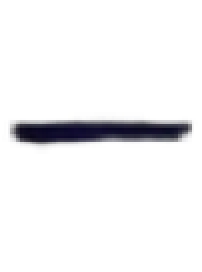
#> input picture python-server/letters/-.png, 101 x 136 px (shown 2 times larger)
$ python -i image_segmentation.py   (imports and definitions only)
#> lines starting #> are read from the running program, lines starting #| are printed output that depends on the picture; after the words box and inside, x2 and y2 are one past the last pixel; in counts of white or black regions, pixels touching at a corner belong together
import cv2
import numpy as np

def thresholding(image):
    img_gray = cv2.cvtColor(image,cv2.COLOR_BGR2GRAY)
    ret,thresh = cv2.threshold(img_gray,80,255,cv2.THRESH_BINARY_INV)
    return thresh


def turn_word_image_in_black_and_white(words_list, img):
  words_rgb_baw = []

  for i in range(0, len(words_list)):
    word = words_list[i]
    roi = img[word[1]:word[3], word[0]:word[2]]

    grayImage = cv2.cvtColor(roi, cv2.COLOR_BGR2GRAY)
    (thresh, blackAndWhiteImage) = cv2.threshold(grayImage, 230, 245, cv2.THRESH_BINARY + cv2.THRESH_OTSU)
    RGB_img = cv2.cvtColor(blackAndWhiteImage, cv2.COLOR_BGR2RGB)
    words_rgb_baw.append(RGB_img)
  return words_rgb_baw


def extract_words_from_image(image_as_pil):
    img = np.array(image_as_pil)
    # Convert RGB to BGR
    img = img[:, :, ::-1].copy()
    img = cv2.cvtColor(img, cv2.COLOR_BGR2RGB)

    h, w, c = img.shape

    if w > 1000:
        new_w = 1000
        ar = w / h
        new_h = int(new_w / ar)

        img = cv2.resize(img, (new_w, new_h), interpolation=cv2.INTER_AREA)
    thresh_img = thresholding(img);
    # dilation
    kernel = np.ones((3, 85), np.uint8)
    dilated = cv2.dilate(thresh_img, kernel, iterations=1)
    (contours, heirarchy) = cv2.findContours(dilated.copy(), cv2.RETR_EXTERNAL, cv2.CHAIN_APPROX_NONE)
    sorted_contours_lines = sorted(contours, key=lambda ctr: cv2.boundingRect(ctr)[1])  # (x, y, w, h)
    img2 = img.copy()

    for ctr in sorted_contours_lines:
        x, y, w, h = cv2.boundingRect(ctr)
        cv2.rectangle(img2, (x, y), (x + w, y + h), (40, 100, 250), 2)
    # dilation
    kernel = np.ones((3, 15), np.uint8)
    dilated2 = cv2.dilate(thresh_img, kernel, iterations=1)
    img3 = img.copy()
    words_list = []

    for line in sorted_contours_lines:

        # roi of each line
        x, y, w, h = cv2.boundingRect(line)
        roi_line = dilated2[y:y + h, x:x + w]

        # draw contours on each word
        (cnt, heirarchy) = cv2.findContours(roi_line.copy(), cv2.RETR_EXTERNAL, cv2.CHAIN_APPROX_NONE)
        sorted_contour_words = sorted(cnt, key=lambda cntr: cv2.boundingRect(cntr)[0])

        for word in sorted_contour_words:

            if cv2.contourArea(word) < 400:
                continue

            x2, y2, w2, h2 = cv2.boundingRect(word)
            words_list.append([x + x2, y + y2, x + x2 + w2, y + y2 + h2])
            cv2.rectangle(img3, (x + x2, y + y2), (x + x2 + w2, y + y2 + h2), (255, 255, 100), 2)
    cv2.imwrite('segmented_image.png', img3)

    return turn_word_image_in_black_and_white(words_list, img), img.shape[0], img.shape[1], words_list

>>> import cv2
>>> picture = cv2.imread('letters/-.png')
#> picture is the input picture: shape (136, 101, 3); mean B, G, R 242.7, 241.4, 241.5
>>> result = extract_words_from_image(picture)
#> in thresholding, `ret,thresh = cv2.threshold(img_gray,80,255,cv2.THRESH_BINARY_INV)`:
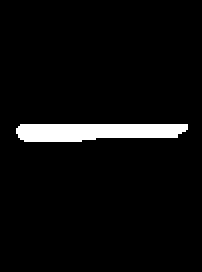
#> thresh: shape (136, 101) (shown 2 times larger); 4.7% white; 1 white region, box (x1, y1, x2, y2) and area: (8, 62, 94, 71) 650
#> in extract_words_from_image, `dilated = cv2.dilate(thresh_img, kernel, iterations=1)`:
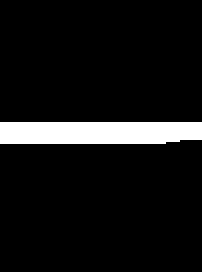
#> dilated: shape (136, 101) (shown 2 times larger); 7.9% white; 1 white region
#> in extract_words_from_image, `(contours, heirarchy) = cv2.findContours(dilated.copy(), cv2.RETR_EXTE..`: contours = 1 contour; box (x1, y1, x2, y2) and area: (0, 61, 101, 72) 972
#> in extract_words_from_image, `sorted_contours_lines = sorted(contours, key=lambda ctr: cv2.boundingR..`: sorted_contours_lines has the same summary as contours
#> the loop in extract_words_from_image, `for ctr in sorted_contours_lines:` made 1 pass
#> (x, y, w, h) on pass 1: (0, 61, 101, 11)
#> after the loop in extract_words_from_image, `for ctr in sorted_contours_lines:`:
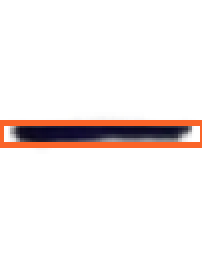
#> img2: shape (136, 101, 3) (shown 2 times larger); 4.59% of pixels changed, all inside (x1, y1, x2, y2) = (0, 60, 101, 74)
#> in extract_words_from_image, `dilated2 = cv2.dilate(thresh_img, kernel, iterations=1)`:
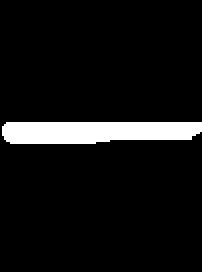
#> dilated2: shape (136, 101) (shown 2 times larger); 7.1% white; 1 white region, box (x1, y1, x2, y2) and area: (1, 61, 101, 72) 976
#> the loop in extract_words_from_image, `for line in sorted_contours_lines:` made 1 pass
#> after the loop in extract_words_from_image, `for line in sorted_contours_lines:`:
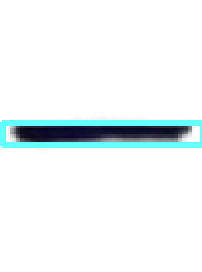
#> img3: shape (136, 101, 3) (shown 2 times larger); 4.63% of pixels changed, all inside (x1, y1, x2, y2) = (0, 60, 101, 74)
#> after the loop in extract_words_from_image, `for line in sorted_contours_lines:`: words_list = [[1, 61, 101, 72]]
#> the loop in turn_word_image_in_black_and_white, `for i in range(0, len(words_list)):` made 1 pass
#> (word, thresh) on pass 1: ([1, 61, 101, 72], 120)
#> after the loop in turn_word_image_in_black_and_white, `for i in range(0, len(words_list)):`: words_rgb_baw = 1 item

$ run again, on python-server/letters/a.png
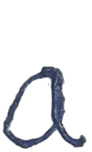
#> input picture python-server/letters/a.png, 92 x 152 px
#> picture is the input picture: shape (152, 92, 3); mean B, G, R 234.7, 231.7, 230.6
#> dilated: shape (152, 92); 54.4% white; 2 black regions
#> contours = 1 contour; box (x1, y1, x2, y2) and area: (0, 66, 92, 149) 7439
#> sorted_contours_lines has the same summary as contours
#> the loop in extract_words_from_image, `for ctr in sorted_contours_lines:` made 1 pass
#> (x, y, w, h) on pass 1: (0, 66, 92, 83)
#> dilated2: shape (152, 92); 27.4% white; 1 white region, box (x1, y1, x2, y2) and area: (0, 66, 92, 149) 3831
#> the loop in extract_words_from_image, `for line in sorted_contours_lines:` made 1 pass
#> after the loop in extract_words_from_image, `for line in sorted_contours_lines:`:
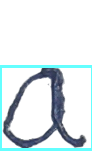
#> img3: shape (152, 92, 3); 5.66% of pixels changed, all inside (x1, y1, x2, y2) = (0, 65, 92, 151)
#> after the loop in extract_words_from_image, `for line in sorted_contours_lines:`: words_list = [[0, 66, 92, 149]]
#> the loop in turn_word_image_in_black_and_white, `for i in range(0, len(words_list)):` made 1 pass
#> (word, thresh) on pass 1: ([0, 66, 92, 149], 168)
#> pass 1, in turn_word_image_in_black_and_white, `(thresh, blackAndWhiteImage) = cv2.threshold(grayImage, 230, 245, cv2...`:
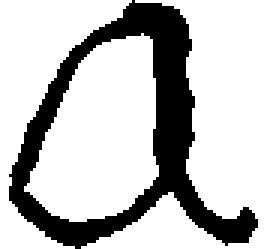
#> blackAndWhiteImage: shape (83, 92) (shown 3 times larger); values 0 (black) and 245 (white), 76.2% white; 1 black region, box (x1, y1, x2, y2) and area: (3, 0, 86, 83) 1817
#> after the loop in turn_word_image_in_black_and_white, `for i in range(0, len(words_list)):`: words_rgb_baw = 1 item

$ run again, on python-server/letters/b.png
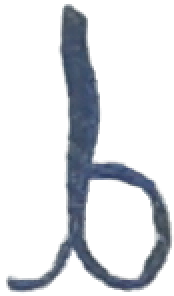
#> input picture python-server/letters/b.png, 87 x 148 px (shown 2 times larger)
#> picture is the input picture: shape (148, 87, 3); mean B, G, R 225.3, 221.2, 218.7
#> dilated: shape (148, 87); 93.6% white; 8 black regions (6 under 20 px)
#> contours = 1 contour; box (x1, y1, x2, y2) and area: (0, 6, 87, 146) 11822
#> sorted_contours_lines has the same summary as contours
#> the loop in extract_words_from_image, `for ctr in sorted_contours_lines:` made 1 pass
#> (x, y, w, h) on pass 1: (0, 6, 87, 140)
#> dilated2: shape (148, 87); 35.5% white; 1 white region, box (x1, y1, x2, y2) and area: (0, 6, 87, 146) 4574
#> the loop in extract_words_from_image, `for line in sorted_contours_lines:` made 1 pass
#> after the loop in extract_words_from_image, `for line in sorted_contours_lines:`:
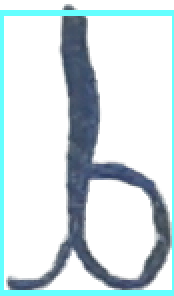
#> img3: shape (148, 87, 3) (shown 2 times larger); 7.25% of pixels changed, all inside (x1, y1, x2, y2) = (0, 5, 87, 148)
#> after the loop in extract_words_from_image, `for line in sorted_contours_lines:`: words_list = [[0, 6, 87, 146]]
#> the loop in turn_word_image_in_black_and_white, `for i in range(0, len(words_list)):` made 1 pass
#> (word, thresh) on pass 1: ([0, 6, 87, 146], 172)
#> pass 1, in turn_word_image_in_black_and_white, `(thresh, blackAndWhiteImage) = cv2.threshold(grayImage, 230, 245, cv2...`:
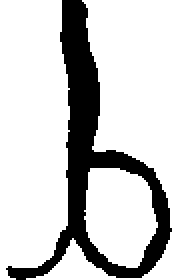
#> blackAndWhiteImage: shape (140, 87) (shown 2 times larger); values 0 (black) and 245 (white), 79% white; 1 black region, box (x1, y1, x2, y2) and area: (3, 0, 86, 140) 2559
#> after the loop in turn_word_image_in_black_and_white, `for i in range(0, len(words_list)):`: words_rgb_baw = 1 item

$ run again, on python-server/letters/c.png
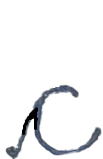
#> input picture python-server/letters/c.png, 103 x 159 px
#> picture is the input picture: shape (159, 103, 3); mean B, G, R 243.2, 242, 241.4
#> dilated: shape (159, 103); 38.1% white; 2 white regions
#> contours = 2 contours; box (x1, y1, x2, y2) and area: (0, 104, 103, 158) 4523, (0, 85, 103, 102) 1382
#> sorted_contours_lines has the same summary as contours
#> the loop in extract_words_from_image, `for ctr in sorted_contours_lines:` made 2 passes
#> (x, y, w, h) on passes 1 to 2: (0, 85, 103, 17), (0, 104, 103, 54)
#> dilated2: shape (159, 103); 13% white; 6 white regions, box (x1, y1, x2, y2) and area: (15, 104, 49, 144) 970, (68, 128, 103, 152) 371, (43, 85, 83, 97) 322, (0, 146, 25, 158) 229, (37, 145, 58, 152) 122, (35, 95, 52, 102) 112
#> the loop in extract_words_from_image, `for line in sorted_contours_lines:` made 2 passes
#> after the loop in extract_words_from_image, `for line in sorted_contours_lines:`:
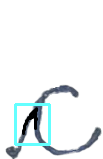
#> img3: shape (159, 103, 3); 2.69% of pixels changed, all inside (x1, y1, x2, y2) = (14, 103, 51, 146)
#> after the loop in extract_words_from_image, `for line in sorted_contours_lines:`: words_list = [[15, 104, 49, 144]]
#> the loop in turn_word_image_in_black_and_white, `for i in range(0, len(words_list)):` made 1 pass
#> (word, thresh) on pass 1: ([15, 104, 49, 144], 153)
#> pass 1, in turn_word_image_in_black_and_white, `(thresh, blackAndWhiteImage) = cv2.threshold(grayImage, 230, 245, cv2...`:
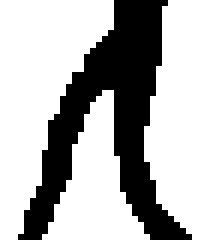
#> blackAndWhiteImage: shape (40, 34) (shown 6 times larger); values 0 (black) and 245 (white), 68.7% white; 1 black region, box (x1, y1, x2, y2) and area: (3, 0, 32, 40) 426
#> after the loop in turn_word_image_in_black_and_white, `for i in range(0, len(words_list)):`: words_rgb_baw = 1 item
